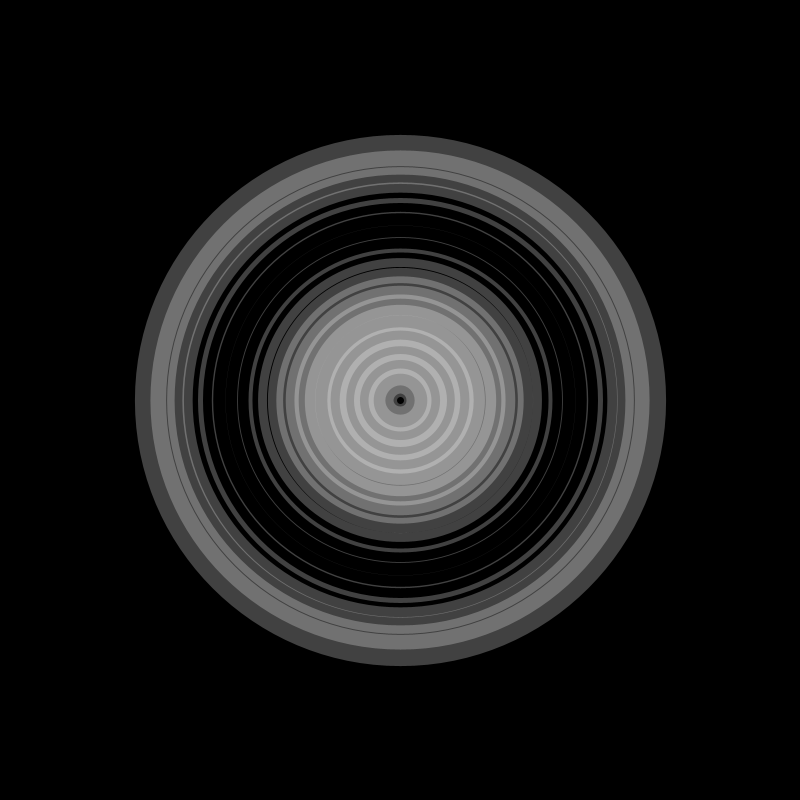
Frame 1 (no input)
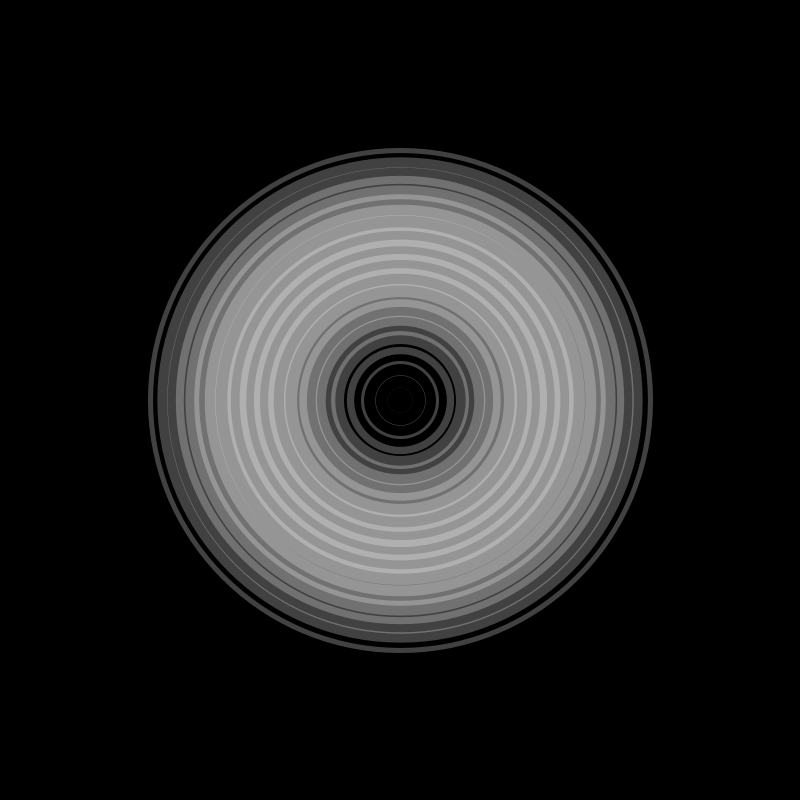
Frame 60 (the mouse pressed at the canvas centre just before this capture)
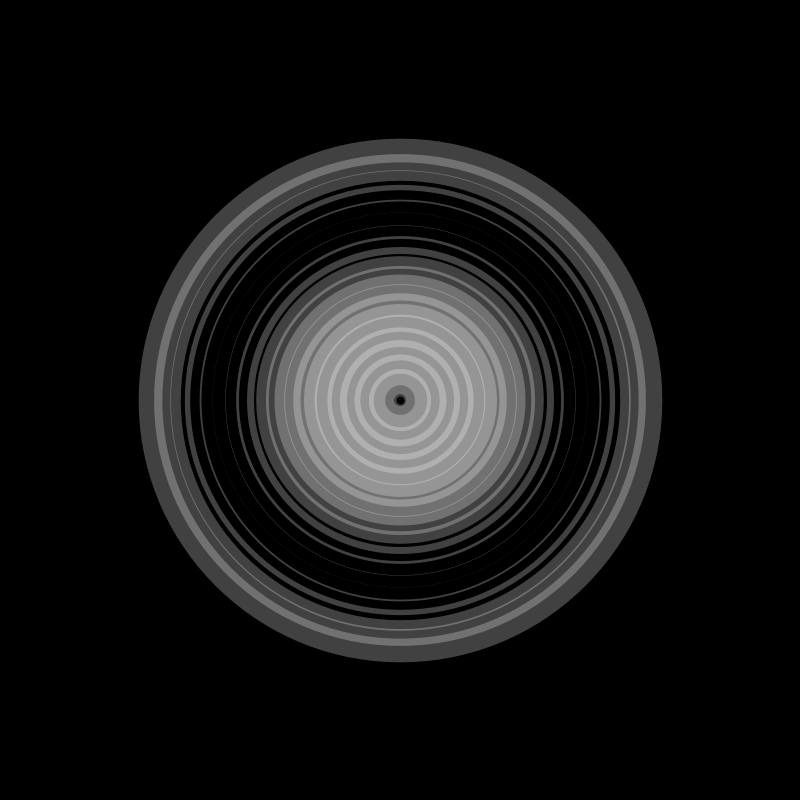
Frame 120 (the mouse held since frame 60 and released just before this capture)

The Processing sketch that drew these frames (run headless with seeded random() and noise(); from frame 60 on, the mouse is pressed at the canvas centre):

// Processing sketch: sketch_190716c
// ── sketch_190716c.pde
float deg;
float rad;
float pingPong;
float sw;

void setup() {
  size(800, 800);
}


void draw() {
  background(0);
  noFill();
  stroke(255,65);//带一点透明
  //用i让每一次正弦波的弧度都不一样
  for(int i=1; i<=20; i++){  //i=圈的个数
    //stroke(noise(i)*255,noise(i+20)*255,noise(i+40)*255,100);
    deg = (millis()+136*i)/8.0;  //第一个参数：调整一圈的大小；第二个参数：调整速度的大小
    rad = radians(deg);
    pingPong = sin(rad);
    //不同节奏的来回往复用在笔触上
    sw = map(pingPong,-1.0,1.0,0.0,46.4);//第3,4个参数：调整单个环的大小
    strokeWeight(sw);
    ellipse(width/2,height/2,i*25,i*25);
  }
}
